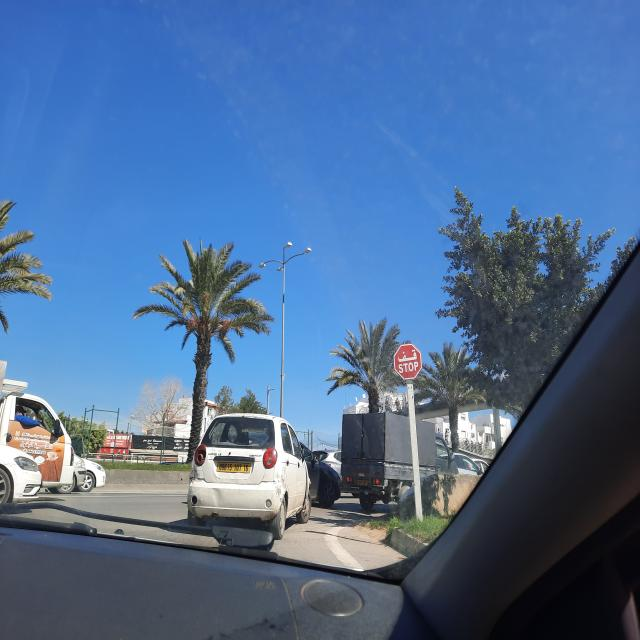
#> input picture dataset/training/20240313_121159_jpg.rf.d9666c17a5a603e0d73415717a603698.jpg, 640 x 640 px; its folder holds 4 pictures in this run
$ python training.py
#> lines starting #> are read from the running program, lines starting #| are printed output that depends on the picture
import numpy as np
import cv2
import os

model_images_path = "./dataset/training"
descriptors_folder = "./descriptors"

os.makedirs(descriptors_folder, exist_ok=True)

sift = cv2.SIFT_create()

data = []

for image in os.listdir(model_images_path):
    image_path = os.path.join(model_images_path, image)
    img = cv2.imread(image_path, cv2.IMREAD_GRAYSCALE)
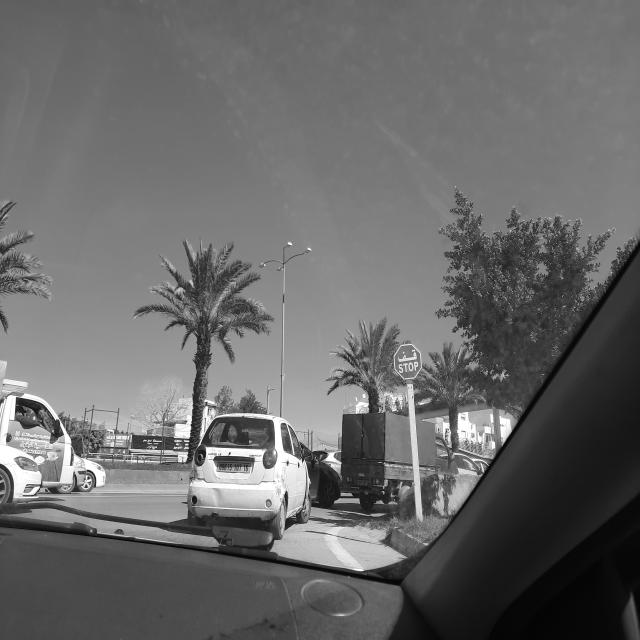
#> img: shape (640, 640); min 0, max 255, mean 105

    if img is None:
        print(f"Failed to load {image_path}")
        continue

    kp, des = sift.detectAndCompute(img, None)
#> kp = 1285 keypoints; strongest (x, y, size): (86, 486, 1.8), (287, 463, 2), (71, 464, 2.1), (61, 425, 2.2)

    data.append({
        "filename": image,
        "descriptors": des
    })
    print(f"Processed and saved descriptors for {image}")
#> pass 2 of the loop `for image in os.listdir(model_images_path):`:
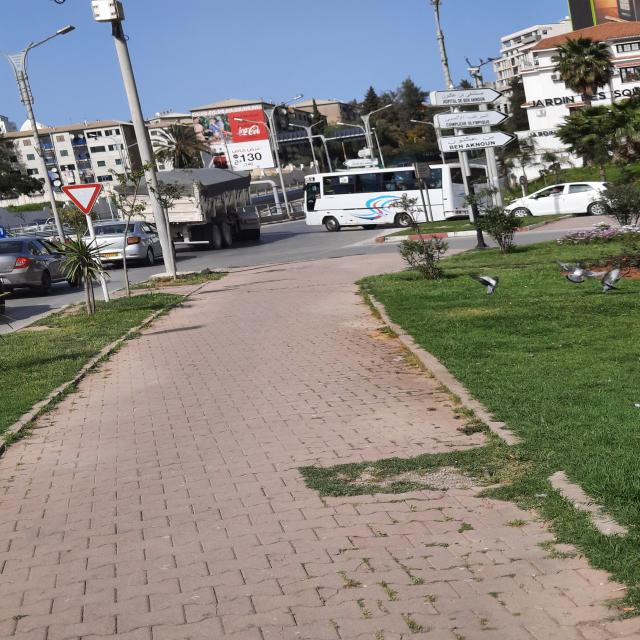
#> input picture dataset/training/20240323_150854_jpg.rf.bde2de7c5868d7367767dc58e3a6667d.jpg, 640 x 640 px
#> `img = cv2.imread(image_path, cv2.IMREAD_GRAYSCALE)`:
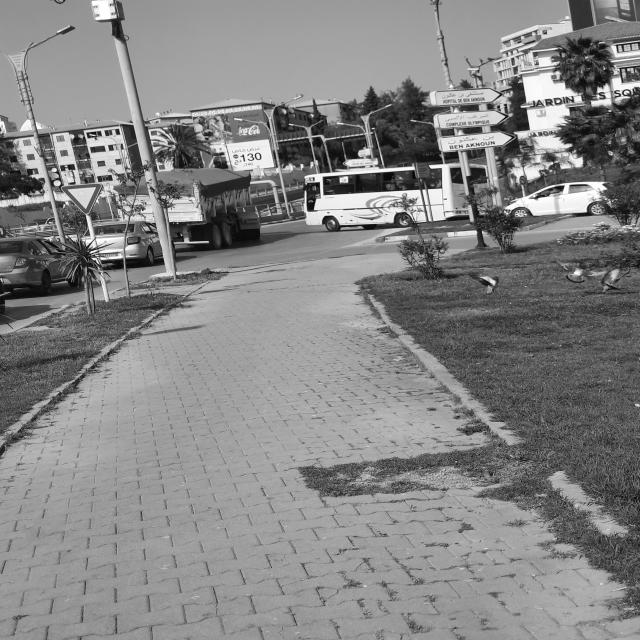
#> img: shape (640, 640); min 0, max 255, mean 132.8
#> kp = 2953 keypoints; strongest (x, y, size): (558, 101, 1.9), (117, 132, 3.1), (311, 207, 5.3), (432, 166, 3.2)
#> pass 3 of the loop `for image in os.listdir(model_images_path):`:
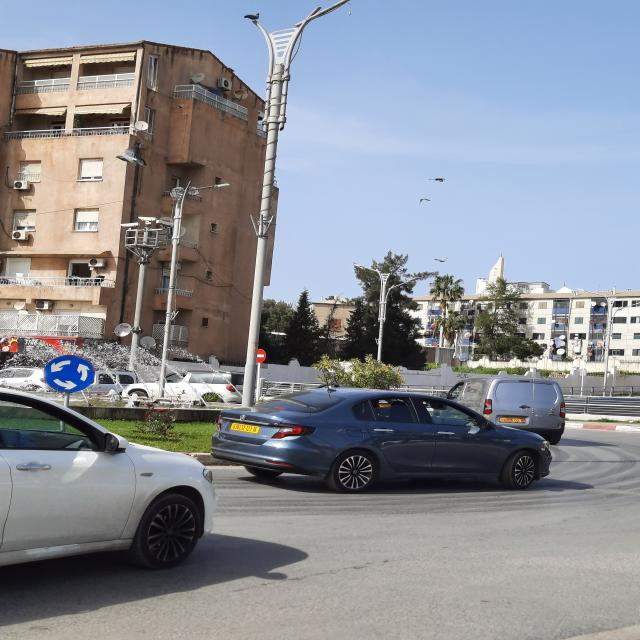
#> input picture dataset/training/20240323_150911_jpg.rf.a952054acca45f8685ca9a734a99ad6b.jpg, 640 x 640 px
#> `img = cv2.imread(image_path, cv2.IMREAD_GRAYSCALE)`:
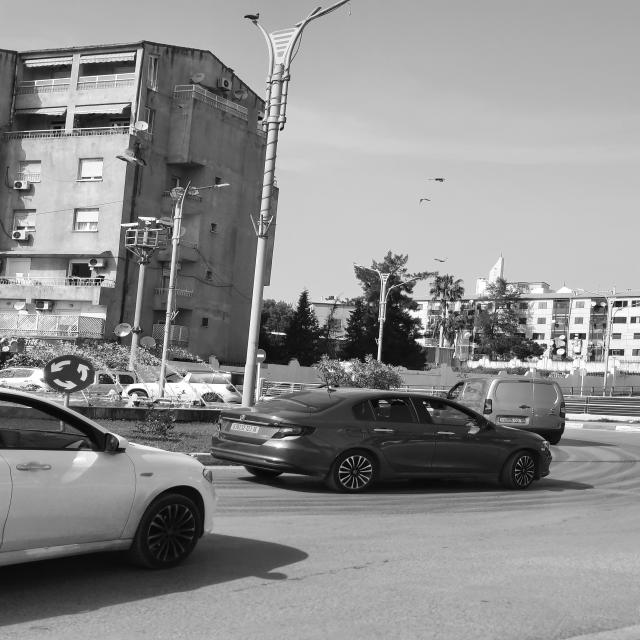
#> img: shape (640, 640); min 0, max 255, mean 141.5
#> kp = 1946 keypoints; strongest (x, y, size): (633, 320, 4.1), (582, 336, 4.7), (157, 221, 2), (621, 352, 4.5)
#> the loop made 4 passes; the first 3 are shown


descriptors_file = os.path.join(descriptors_folder, "descriptors.npy")
np.save(descriptors_file, data)
print(f"Saved all descriptors and filenames to {descriptors_file}")
#| Saved all descriptors and filenames to ./descriptors/descriptors.npy
